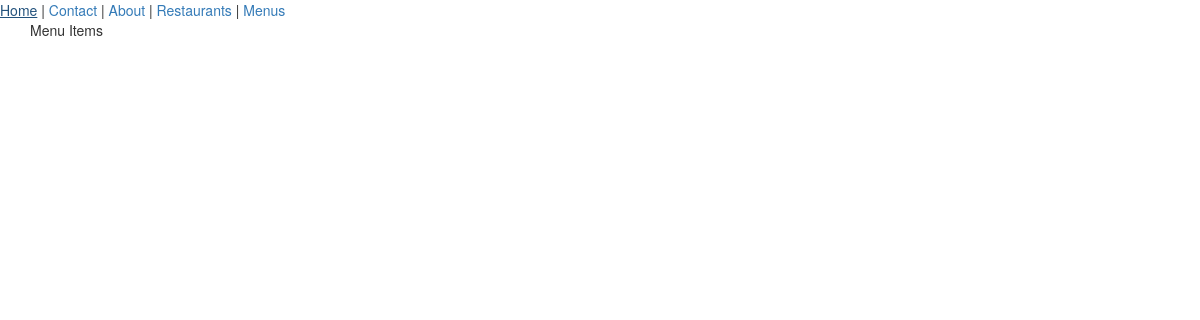
The page /items/ (signed in) on the database as committed earlier.
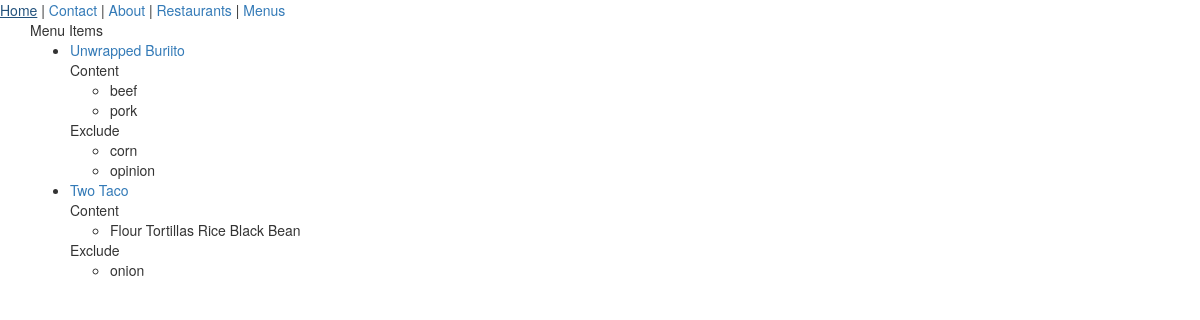
The same page on the database as committed later.
### menus/models.py (models this page shows, shortened)
class Item(models.Model):
	user 		= models.ForeignKey(settings.AUTH_USER_MODEL)
	restaurant 	= models.ForeignKey(RestaurantLocation)
	name 		= models.CharField(max_length=120)
	content 	= models.TextField(help_text='separete each item by comma')
	exclude 	= models.TextField(blank=True, null=True, help_text='separete each item by comma')
	public 		= models.BooleanField(default=True)
	timestamp 	= models.DateTimeField(auto_now_add=True)
	updated		= models.DateTimeField(auto_now=True)
	class Meta:
		ordering = ['updated', '-timestamp']
	def get_content(self):
		return self.content.split(",")
	def get_exclude(self):
		return self.exclude.split(",")
	def get_absolute_url(self):
		return reverse('menus:detail', kwargs={"pk": self.pk})

### menus/views.py (the view)
# urls.py: url(r'$', ItemListView.as_view(), name='list'),
class ItemListView(ListView):
	def get_queryset(self):
		return Item.objects.filter(user=self.request.user)

### menus/templates/menus/item_list.html (shortened to what this page needs)
{% extends 'base.html' %}
{% block content %}
<div>Menu Items</div>
<ul>
	{% for obj in object_list %}
		<li><a href="{{ obj.get_absolute_url }}">{{ obj.name }}</a><br>
			{% if obj.content %}
			Content
			<ul>
				{% for item in obj.get_content %}
					<li>{{ item }}</li>
				{% endfor %}
			</ul>
			{% endif %}
			{% if obj.exclude %}
			Exclude
			<ul>
				{% for item in obj.get_exclude %}
					<li>{{ item }}</li>
				{% endfor %}
			</ul>
			{% endif %}
		</li>
	{% endfor %}
</ul>
{% endblock %}

### templates/base.html (shortened to what this page needs)
<!DOCTYPE html>
<html lang="en">
<head>
    {% include 'snippets/css.html' %}
</head>
<body>
    {% include 'snippets/nav.html' %}
    <div class="container">
        {% block content %} {% endblock %}
    </div>
</body>
</html>

### templates/snippets/css.html (shortened to what this page needs)
<link rel="stylesheet" href="https://maxcdn.bootstrapcdn.com/bootstrap/3.3.7/css/bootstrap.min.css">
<link rel="stylesheet" href="https://maxcdn.bootstrapcdn.com/bootstrap/3.3.7/css/bootstrap-theme.min.css">

### templates/snippets/nav.html
<div>
<a href="{% url 'home' %}">Home</a> |
<a href="/contact/">Contact</a> |
<a href="{% url 'about' %}">About</a> |
{% if request.user.is_authenticated %}
<a href="{% url 'restaurants:list' %}">Restaurants</a> |
<a href="{% url 'menus:list' %}">Menus</a>
{% endif %}
</div>

Rows that differ between the two databases and show on the page:
added Item: name "Unwrapped Buriito", get_content "beef" "pork", get_exclude "corn" "opinion"
added Item: name "Two Taco", get_content "Flour Tortillas Rice Black Bean", get_exclude "onion"
